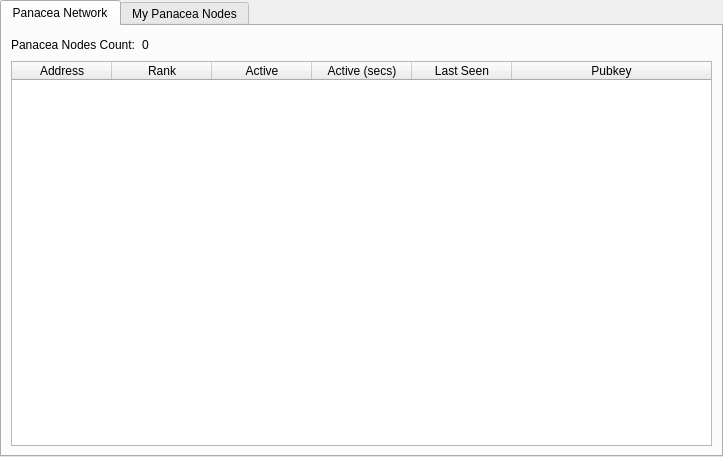
<?xml version="1.0" encoding="UTF-8"?>
<ui version="4.0">
 <class>MasternodeManager</class>
 <widget class="QWidget" name="MasternodeManager">
  <property name="geometry">
   <rect>
    <x>0</x>
    <y>0</y>
    <width>723</width>
    <height>457</height>
   </rect>
  </property>
  <property name="windowTitle">
   <string>Form</string>
  </property>
  <layout class="QVBoxLayout" name="topLayout">
   <property name="leftMargin">
    <number>0</number>
   </property>
   <property name="topMargin">
    <number>0</number>
   </property>
   <property name="rightMargin">
    <number>0</number>
   </property>
   <property name="bottomMargin">
    <number>0</number>
   </property>
   <item>
    <layout class="QVBoxLayout" name="verticalLayout">
     <property name="bottomMargin">
      <number>0</number>
     </property>
     <item>
      <widget class="QTabWidget" name="tabWidget">
       <property name="currentIndex">
        <number>0</number>
       </property>
       <widget class="QWidget" name="tab">
        <attribute name="title">
         <string>Panacea Network</string>
        </attribute>
        <layout class="QGridLayout" name="gridLayout">
         <item row="1" column="0">
          <widget class="QTableWidget" name="tableWidget">
           <property name="editTriggers">
            <set>QAbstractItemView::NoEditTriggers</set>
           </property>
           <property name="alternatingRowColors">
            <bool>true</bool>
           </property>
           <property name="selectionBehavior">
            <enum>QAbstractItemView::SelectRows</enum>
           </property>
           <attribute name="horizontalHeaderStretchLastSection">
            <bool>true</bool>
           </attribute>
           <column>
            <property name="text">
             <string>Address</string>
            </property>
           </column>
           <column>
            <property name="text">
             <string>Rank</string>
            </property>
           </column>
           <column>
            <property name="text">
             <string>Active</string>
            </property>
           </column>
           <column>
            <property name="text">
             <string>Active (secs)</string>
            </property>
           </column>
           <column>
            <property name="text">
             <string>Last Seen</string>
            </property>
           </column>
           <column>
            <property name="text">
             <string>Pubkey</string>
            </property>
           </column>
          </widget>
         </item>
         <item row="0" column="0">
          <layout class="QHBoxLayout" name="horizontalLayout_3">
           <property name="bottomMargin">
            <number>0</number>
           </property>
           <item>
            <widget class="QLabel" name="label_2">
             <property name="text">
              <string>Panacea Nodes Count:</string>
             </property>
            </widget>
           </item>
           <item>
            <widget class="QLabel" name="countLabel">
             <property name="text">
              <string>0</string>
             </property>
            </widget>
           </item>
           <item>
            <spacer name="horizontalSpacer_3">
             <property name="orientation">
              <enum>Qt::Horizontal</enum>
             </property>
             <property name="sizeHint" stdset="0">
              <size>
               <width>40</width>
               <height>20</height>
              </size>
             </property>
            </spacer>
           </item>
          </layout>
         </item>
        </layout>
       </widget>
       <widget class="QWidget" name="tab_2">
        <attribute name="title">
         <string>My Panacea Nodes</string>
        </attribute>
        <layout class="QGridLayout" name="gridLayout_2">
         <item row="0" column="0">
          <layout class="QVBoxLayout" name="verticalLayout_2">
           <property name="bottomMargin">
            <number>0</number>
           </property>
           <item>
            <layout class="QHBoxLayout" name="horizontalLayout">
             <item>
              <widget class="QPushButton" name="createButton">
               <property name="text">
                <string>&amp;Create...</string>
               </property>
              </widget>
             </item>
             <item>
              <widget class="QPushButton" name="copyAddressButton">
               <property name="text">
                <string>Copy &amp;Address</string>
               </property>
              </widget>
             </item>
             <item>
              <spacer name="horizontalSpacer">
               <property name="orientation">
                <enum>Qt::Horizontal</enum>
               </property>
               <property name="sizeHint" stdset="0">
                <size>
                 <width>40</width>
                 <height>20</height>
                </size>
               </property>
              </spacer>
             </item>
            </layout>
           </item>
           <item>
            <widget class="QTableWidget" name="tableWidget_2">
             <property name="editTriggers">
              <set>QAbstractItemView::NoEditTriggers</set>
             </property>
             <property name="alternatingRowColors">
              <bool>true</bool>
             </property>
             <property name="selectionMode">
              <enum>QAbstractItemView::SingleSelection</enum>
             </property>
             <property name="selectionBehavior">
              <enum>QAbstractItemView::SelectRows</enum>
             </property>
             <attribute name="horizontalHeaderStretchLastSection">
              <bool>true</bool>
             </attribute>
             <column>
              <property name="text">
               <string>Alias</string>
              </property>
             </column>
             <column>
              <property name="text">
               <string>IP/Onion</string>
              </property>
             </column>
             <column>
              <property name="text">
               <string>Status</string>
              </property>
             </column>
             <column>
              <property name="text">
               <string>Collateral Address</string>
              </property>
             </column>
            </widget>
           </item>
           <item>
            <layout class="QHBoxLayout" name="horizontalLayout_2">
             <property name="bottomMargin">
              <number>0</number>
             </property>
             <item>
              <widget class="QPushButton" name="editButton">
               <property name="text">
                <string>&amp;Edit</string>
               </property>
              </widget>
             </item>
             <item>
              <widget class="QPushButton" name="getConfigButton">
               <property name="text">
                <string>&amp;Get Config</string>
               </property>
              </widget>
             </item>
             <item>
              <widget class="QPushButton" name="removeButton">
               <property name="text">
                <string>&amp;Remove</string>
               </property>
              </widget>
             </item>
             <item>
              <spacer name="horizontalSpacer_2">
               <property name="orientation">
                <enum>Qt::Horizontal</enum>
               </property>
               <property name="sizeHint" stdset="0">
                <size>
                 <width>40</width>
                 <height>20</height>
                </size>
               </property>
              </spacer>
             </item>
            </layout>
           </item>
           <item>
            <layout class="QHBoxLayout" name="horizontalLayout_4">
             <property name="bottomMargin">
              <number>0</number>
             </property>
             <item>
              <widget class="QPushButton" name="startButton">
               <property name="text">
                <string>&amp;Start</string>
               </property>
              </widget>
             </item>
             <item>
              <widget class="QPushButton" name="stopButton">
               <property name="text">
                <string>Sto&amp;p</string>
               </property>
              </widget>
             </item>
             <item>
              <spacer name="horizontalSpacer_4">
               <property name="orientation">
                <enum>Qt::Horizontal</enum>
               </property>
               <property name="sizeHint" stdset="0">
                <size>
                 <width>40</width>
                 <height>20</height>
                </size>
               </property>
              </spacer>
             </item>
            </layout>
           </item>
           <item>
            <layout class="QHBoxLayout" name="horizontalLayout_5">
             <property name="bottomMargin">
              <number>0</number>
             </property>
             <item>
              <widget class="QPushButton" name="startAllButton">
               <property name="text">
                <string>S&amp;tart All</string>
               </property>
              </widget>
             </item>
             <item>
              <widget class="QPushButton" name="stopAllButton">
               <property name="text">
                <string>St&amp;op All</string>
               </property>
              </widget>
             </item>
             <item>
              <spacer name="horizontalSpacer_5">
               <property name="orientation">
                <enum>Qt::Horizontal</enum>
               </property>
               <property name="sizeHint" stdset="0">
                <size>
                 <width>40</width>
                 <height>20</height>
                </size>
               </property>
              </spacer>
             </item>
            </layout>
           </item>
          </layout>
         </item>
        </layout>
       </widget>
      </widget>
     </item>
    </layout>
   </item>
  </layout>
 </widget>
 <resources/>
 <connections/>
</ui>
